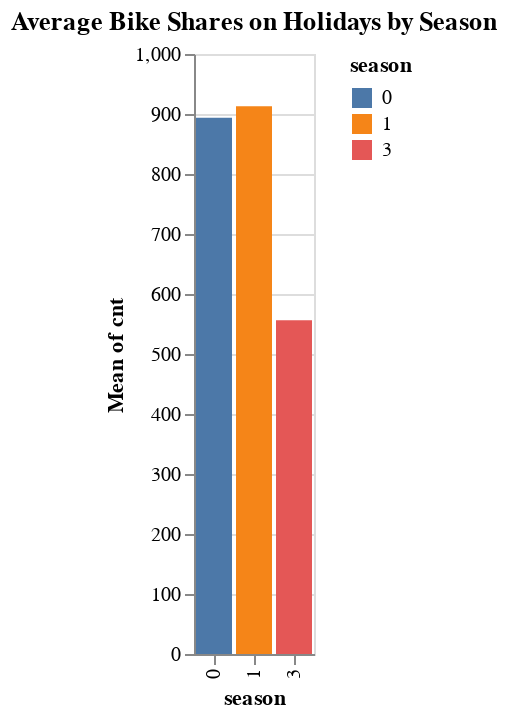

Notebook cell for this chart:
### Markdown cell above
# **TASK-12**
# This code creates a line plot showing the average number of bike shares for each day of the month.

# Group the data:
# The `groupby('day')['cnt'].mean()` part groups the data in the 'Set' DataFrame by the 'day' column (which represents the day of the month).  For each day, it calculates the mean of the 'cnt' column (which represents the number of bike shares). The result is a pandas Series where the index is the day of the month and the values are the average bike share counts for that day.

bike_share_by_day = Set.groupby('day')['cnt'].mean()

# Create the plot:
# The code then creates a line plot using Matplotlib.
plt.figure(figsize=(10, 6))  # Adjust figure size for better readability (makes the plot larger and clearer).
plt.plot(bike_share_by_day.index, bike_share_by_day.values) # Plots the data.  The x-axis is the day of the month (the index of the Series), and the y-axis is the average bike share count (the values of the Series).
plt.xlabel('Day of Month') #Sets x-axis label
plt.ylabel('Average Bike Shares') # Sets y-axis label
plt.title('Average Bike Shares by Day of Month') # Sets the plot title
plt.grid(True) # Adds a grid to the plot (makes it easier to read values).
plt.show() # Displays the plot

### Code cell
#	TASK 13 - PLOTTING BIKE SHARES BY YEAR & PLOTTING BIKE SHARES ON HOLIDAYS BY SEASON
# prompt: Using dataframe Set: PLOTTING BIKE SHARES BY YEAR & PLOTTING BIKE SHARES ON HOLIDAYS BY SEASON

import altair as alt

# Plot bike shares by year
alt.Chart(Set).mark_line().encode(
    x='year:N',
    y='mean(cnt)'
).properties(
    title='Average Bike Shares per Year'
)

# Plot bike shares on holidays by season
alt.Chart(Set[Set['is_holiday'] == 1]).mark_bar().encode(
    x='season:N',
    y='mean(cnt)',
    color='season:N'
).properties(
    title='Average Bike Shares on Holidays by Season'
)

### Figure 1 — Vega-Lite specification as saved in the notebook (floating-point values rounded to 4 significant figures; data arrays with more than 128 entries replaced by an {"elided": "..."} marker saying what was removed)
{"config": {"view": {"continuousWidth": 400, "continuousHeight": 300}}, "data": {"name": "data-d55d66f7565445e713ea839624e54e51"}, "mark": "bar", "encoding": {"color": {"field": "season", "type": "nominal"}, "x": {"field": "season", "type": "nominal"}, "y": {"aggregate": "mean", "field": "cnt", "type": "quantitative"}}, "title": "Average Bike Shares on Holidays by Season", "$schema": "https://vega.github.io/schema/vega-lite/v4.17.0.json", "datasets": {"data-d55d66f7565445e713ea839624e54e51": {"elided": "384 records"}}}
